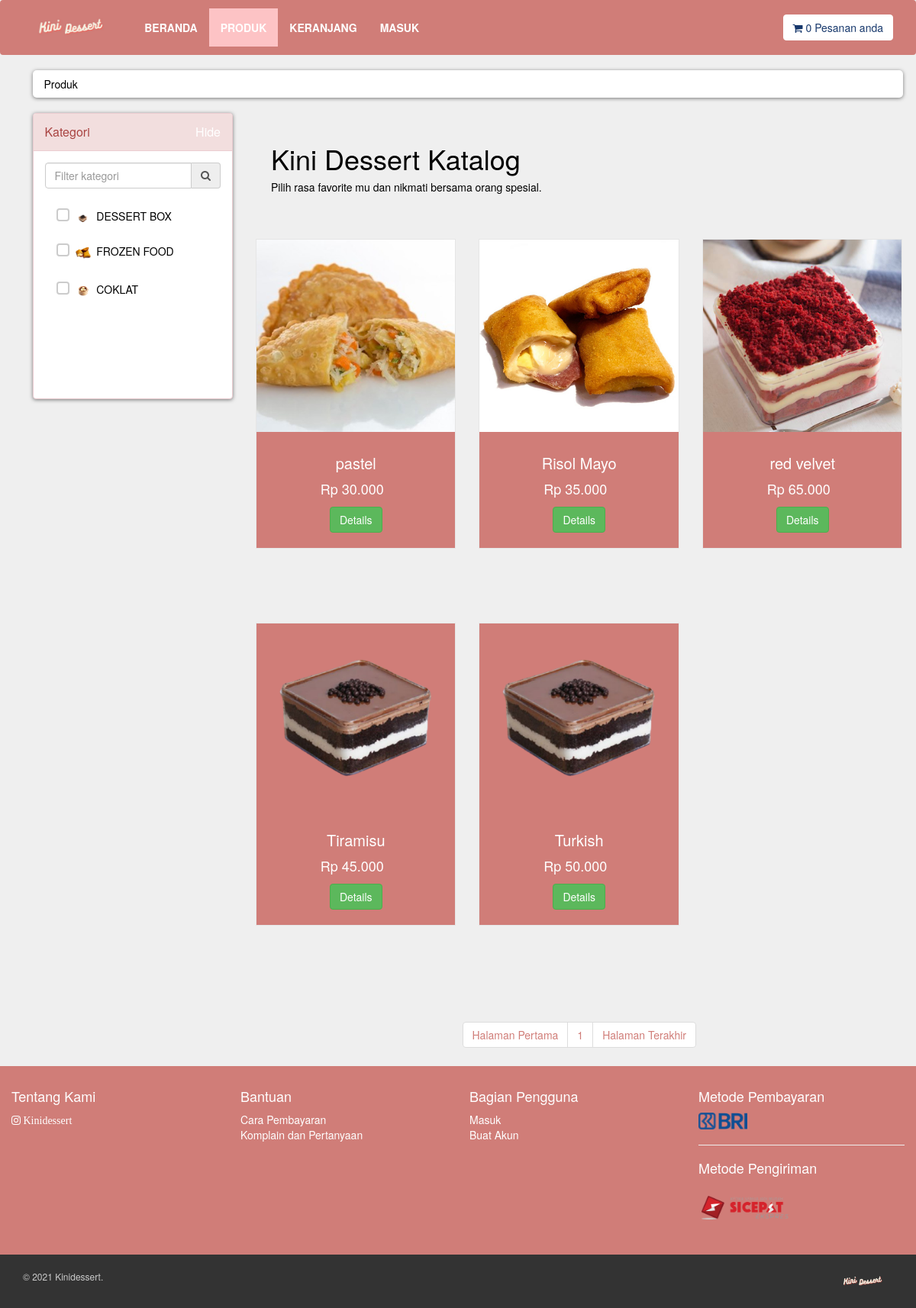
The page /shop.php on the database its author committed.
### tables this page shows
CREATE TABLE `categories` (
  `cat_id` int(10) NOT NULL,
  `cat_title` text NOT NULL,
  `cat_image` text NOT NULL
);

CREATE TABLE `products` (
  `product_id` int(10) NOT NULL,
  `cat_id` int(10) NOT NULL,
  `cat2_id` int(10) NOT NULL,
  `date` timestamp NOT NULL DEFAULT current_timestamp() ON UPDATE current_timestamp(),
  `product_title` text NOT NULL,
  `product_img1` text NOT NULL,
  `product_img2` text NOT NULL,
  `product_img3` text NOT NULL,
  `product_price` bigint(20) DEFAULT NULL,
  `product_desc` text NOT NULL,
  `product_label` text NOT NULL,
  `product_sale` int(100) NOT NULL
);

### functions/functions.php (the view, shortened to what this page needs)
<?php
$db = mysqli_connect("localhost","root","","ecom_store");
function getRealIpUser(){
    switch(true){
            default : return $_SERVER['REMOTE_ADDR'];
    }
}
function items(){
    global $db;
    $ip_add = getRealIpUser();
    $get_items = "select * from cart where ip_add='$ip_add'";
    $run_items = mysqli_query($db,$get_items);
    $count_items = mysqli_num_rows($run_items);
    echo $count_items;
}
function getProducts(){
    global $db;
    $aWhere = array();
    $per_page=6;
    if(isset($_GET['page'])){
        $page = $_GET['page'];
    }else{
        $page=1;
    }
    $start_from = ($page-1) * $per_page;
    $sLimit = " order by 1 DESC LIMIT $start_from,$per_page";
    $sWhere = (count($aWhere)>0?' WHERE '.implode(' or ',$aWhere):'').$sLimit;
    $get_products = "select * from products ".$sWhere;
    $run_products = mysqli_query($db,$get_products);
    while($row_products=mysqli_fetch_array($run_products)){
        $pro_id = $row_products['product_id'];
        $pro_title = $row_products['product_title'];
        $pro_price = $row_products['product_price'];
        $pro_sale_price = $row_products['product_sale'];
        $pro_img1 = $row_products['product_img1'];
        $pro_label = $row_products['product_label'];
        $pro_price = number_format($pro_price,0,',','.');
        $pro_sale_price = number_format($pro_sale_price,0,',','.');
        if($pro_label == "sale"){
            $product_price = " <del> Rp $pro_price </del> ";
            $product_sale_price = "/ Rp $pro_sale_price ";
        }else{
            $product_price = "  Rp $pro_price  ";
            $product_sale_price = "";
        }
        if($pro_label == ""){
        }else{
            $product_label = "
                <a href='#' class='label $pro_label'>
                    <div class='theLabel'> $pro_label </div>
                    <div class='labelBackground'>  </div>
                </a>
            ";
        }
        echo "
        <div class='col-md-4 col-sm-6 center-responsive'>
            <div class='product'>
                <a href='details.php?pro_id=$pro_id'>
                    <img class='img-responsive' src='admin_area/product_images/$pro_img1'>
                </a>
                <div class='text'>
                    <h3>
                        <a href='details.php?pro_id=$pro_id'>
                            $pro_title
                        </a>
                    </h3>
                    <p class='price'>
                    $product_price &nbsp;$product_sale_price
                    </p>
                    <p class='button'>
                        <a class='btn btn-success' href='details.php?pro_id=$pro_id'>
                            Details
                        </a>
                    </p>
                </div>
                $product_label
            </div>
        </div>
        ";
    }
}
function getPaginator(){
    global $db;
    $per_page=6;
    $aWhere = array();
    $aPath = '';
    $sWhere = (count($aWhere)>0?' WHERE '.implode(' or ',$aWhere):'');
    $query = "select * from products".$sWhere;
    $result = mysqli_query($db,$query);
    $total_records = mysqli_num_rows($result);
    $total_pages = ceil($total_records / $per_page);
    echo "<li> <a href='shop.php?page=1";
    if(!empty($aPath)){
        echo "&".$aPath;
    }
    echo "'>".'Halaman Pertama'."</a></li>";
    for($i=1; $i<=$total_pages; $i++){
        echo "<li> <a href='shop.php?page=".$i.(!empty($aPath)?'&'.$aPath:'')."'>".$i."</a></li>";
    };
    echo "<li> <a href='shop.php?page=$total_pages";
    if(!empty($aPath)){
        echo "&".$aPath;
    }
    echo "'>".'Halaman Terakhir'."</a></li>";
}
?>

### includes/sidebar.php (shortened to what this page needs)
<div class="panel panel-danger sidebar-menu">
    <div class="panel-heading">
        <h3 class="panel-title">
            Kategori
            <div class="pull-right">
                <a href="JavaScript:Void(0);" style="color:black;">
                <font color="white"> <span class="nav-toggle hide-show ">
                        Hide
                    </span></font>
                </a>
            </div>
        </h3>
    </div>
    <div class="panel-collapse collapse-data">
        <div class="panel-body">
            <div class="input-group">
                <input type="text" class="form-control" id="dev-table-filter" data-filters="#dev-cat" data-action="filter" placeholder="Filter kategori">
                    <a class="input-group-addon">
                        <i class="fa fa-search"></i>
                    </a>
            </div>
            </div>
        <div class="panel-body scroll-menu">
            <ul class="nav nav-pills nav-stacked category-menu" id="dev-cat">
                <?php
                $get_cat = "select * from categories";
                $run_cat = mysqli_query($con,$get_cat);
                while($row_cat=mysqli_fetch_array($run_cat)){
                    $cat_id = $row_cat['cat_id'];
                    $cat_title = $row_cat['cat_title'];
                    $cat_image = $row_cat['cat_image'];
                    if($cat_image == ""){
                    }else{
                        $cat_image = "<img src='admin_area/other_images/$cat_image' width='20px'>&nbsp;";
                    }
                    echo "
                    <li class='checkbox checkbox-primary'>
                        <a>
                            <label>
                                <input ";
                                echo " value='$cat_id' type='checkbox' class='get_cat' name='cat'>
                                <span>
                                $cat_image
                                $cat_title
                                </span>
                            </label>
                        </a>
                    </li>
                    ";
                }
                ?>
            </ul>
        </div>
    </div>
</div>

### styles/style.css (style rules this page uses)
body { font-size: 14px; line-height: 1.42857143; color: #000000; background: #efefef; overflow-x: hidden; }
#content .product { background: #d07d78; border: solid 1px #e6e6e6; margin-bottom: 30px; box-sizing: border-box; }
#content .product .text { padding: 10px 10px 0px; }
#content .product .text p.price { color: rgb(255, 255, 255); font-size: 18px; text-align: center; font-weight: 400; }
#content .product .text .button { text-align: center; clear: both; }
#content .product .text .button .btn { margin-bottom: 10px; }
#content .product .text h3 { text-align: center; font-size: 20px; }
#content .product .text h3 a { color: rgb(255, 255, 255); }
#content .panel.sidebar-menu { box-sizing: border-box; box-shadow: 0px 1px 5px rgba(0, 0, 0, 0.5); }
#content .panel.sidebar-menu ul.nav.category-menu { margin-bottom: 20px; }
#content .panel.sidebar-menu ul.nav.category-menu li a { text-transform: uppercase; font-weight: 600; }
#content .panel.sidebar-menu h3 { padding: 5px 0px; margin: 0px; }
.nav.category-menu { margin-top: -26px; }
.scroll-menu { height: 260px; overflow-y: scroll; }
.checkbox span { display: inline-block; vertical-align: middle; position: relative; padding-left: 5px; }
.checkbox span::before { content: ""; display: inline-block; position: absolute; width: 17px; height: 17px; left: 0; margin-left: -20px; border: 2px solid #ccc; border-radius: 4px; transition: border 0.2s ease-in-out, color 0.2s ease-in-out; background: #fff; }
.checkbox span::after { content: ""; display: inline-block; position: absolute; width: 16px; height: 16px; left: 0; top: 0; margin-left: -20px; padding-left: 3px; padding-top: 1px; font-size: 11px; color: #555; }
.product a img.img-responsive { max-height: 252px; width: 100%; }
.label { color: #000; text-transform: uppercase; font-size: 18px; font-weight: 700; position: absolute; top: 10px; padding-left: 51px; z-index: 20; }
.label .theLabel { position: relative; width: 100px; padding: 6px 50px 6px 15px; margin: 10px 50px 10px -71px; color: #fff; text-shadow: 3px 3px 3px grey; }
.label .theLabel:before, .label .theLabel:after { content: ""; position: absolute; width: 0; height: 0; }
:root { --primary-color: #f7bf17; --linear: #ef5350; --white: #fff; --r-color: #d63031; --light-b: #686de0; }
* { padding: 0; margin: 0; box-sizing: border-box; }

### rows shown on the page
categories: cat_image (picture), cat_title "DESSERT BOX"
categories: cat_image (picture), cat_title "FROZEN FOOD"
categories: cat_image (picture), cat_title "COKLAT"
products: product_img1 (picture), product_title "pastel", product_price "Rp 30.000"
products: product_img1 (picture), product_title "Risol Mayo", product_price "Rp 35.000"
products: product_img1 (picture), product_title "red velvet", product_price "Rp 65.000"
products: product_img1 (picture), product_title "Tiramisu", product_price "Rp 45.000"
products: product_img1 (picture), product_title "Turkish", product_price "Rp 50.000"

### other values the page prints
$count_items "0"
